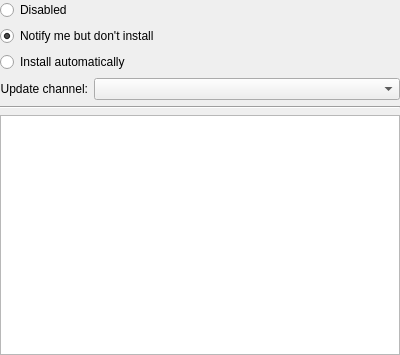
<?xml version="1.0" encoding="UTF-8"?>
<ui version="4.0">
 <class>CFGAutoUpdates</class>
 <widget class="QWidget" name="CFGAutoUpdates">
  <property name="geometry">
   <rect>
    <x>0</x>
    <y>0</y>
    <width>400</width>
    <height>355</height>
   </rect>
  </property>
  <layout class="QVBoxLayout" name="verticalLayout">
   <property name="leftMargin">
    <number>0</number>
   </property>
   <property name="topMargin">
    <number>0</number>
   </property>
   <property name="rightMargin">
    <number>0</number>
   </property>
   <property name="bottomMargin">
    <number>0</number>
   </property>
   <item>
    <widget class="QWidget" name="programUpdateArea" native="true">
     <layout class="QVBoxLayout" name="verticalLayout_2">
      <property name="leftMargin">
       <number>0</number>
      </property>
      <property name="topMargin">
       <number>0</number>
      </property>
      <property name="rightMargin">
       <number>0</number>
      </property>
      <property name="bottomMargin">
       <number>0</number>
      </property>
      <item>
       <widget class="QRadioButton" name="rbDisabled">
        <property name="text">
         <string>Disabled</string>
        </property>
       </widget>
      </item>
      <item>
       <widget class="QRadioButton" name="rbNotifyButDontInstall">
        <property name="text">
         <string>Notify me but don't install</string>
        </property>
        <property name="checked">
         <bool>true</bool>
        </property>
       </widget>
      </item>
      <item>
       <widget class="QRadioButton" name="rbInstallAutomatically">
        <property name="text">
         <string>Install automatically</string>
        </property>
       </widget>
      </item>
      <item>
       <layout class="QFormLayout" name="formLayout">
        <property name="fieldGrowthPolicy">
         <enum>QFormLayout::AllNonFixedFieldsGrow</enum>
        </property>
        <property name="labelAlignment">
         <set>Qt::AlignRight|Qt::AlignTrailing|Qt::AlignVCenter</set>
        </property>
        <item row="0" column="0">
         <widget class="QLabel" name="label_3">
          <property name="text">
           <string>Update channel:</string>
          </property>
          <property name="alignment">
           <set>Qt::AlignRight|Qt::AlignTrailing|Qt::AlignVCenter</set>
          </property>
         </widget>
        </item>
        <item row="0" column="1">
         <widget class="QComboBox" name="cboUpdateChannel">
          <property name="sizePolicy">
           <sizepolicy hsizetype="MinimumExpanding" vsizetype="Fixed">
            <horstretch>0</horstretch>
            <verstretch>0</verstretch>
           </sizepolicy>
          </property>
          <property name="minimumSize">
           <size>
            <width>150</width>
            <height>0</height>
           </size>
          </property>
         </widget>
        </item>
       </layout>
      </item>
      <item>
       <widget class="Line" name="line_3">
        <property name="orientation">
         <enum>Qt::Horizontal</enum>
        </property>
       </widget>
      </item>
      <item>
       <widget class="QPlainTextEdit" name="pteChannelDescription">
        <property name="readOnly">
         <bool>true</bool>
        </property>
       </widget>
      </item>
     </layout>
    </widget>
   </item>
  </layout>
 </widget>
 <resources/>
 <connections>
  <connection>
   <sender>cboUpdateChannel</sender>
   <signal>currentIndexChanged(int)</signal>
   <receiver>CFGAutoUpdates</receiver>
   <slot>onUpdateChannelChange(int)</slot>
   <hints>
    <hint type="sourcelabel">
     <x>175</x>
     <y>138</y>
    </hint>
    <hint type="destinationlabel">
     <x>199</x>
     <y>177</y>
    </hint>
   </hints>
  </connection>
 </connections>
 <slots>
  <slot>onUpdateChannelChange(int)</slot>
 </slots>
</ui>
